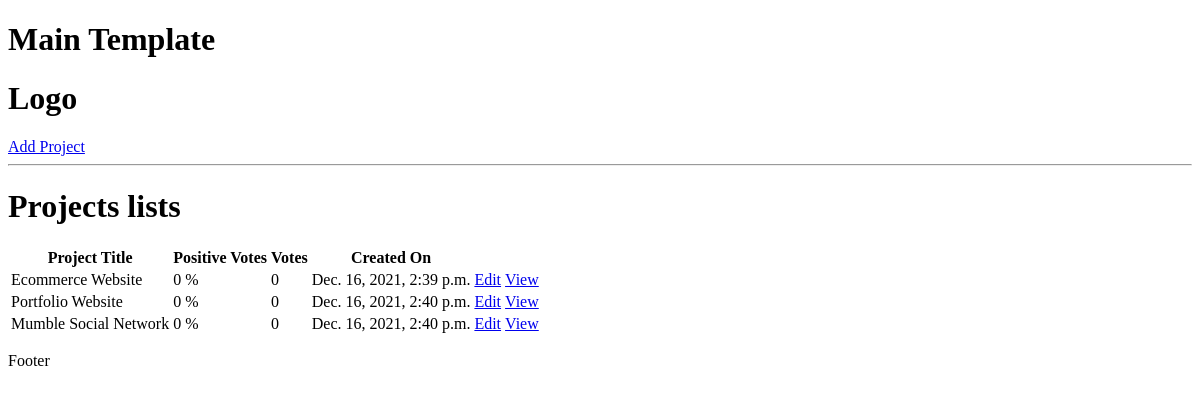
/, run on an earlier commit of the app's database.
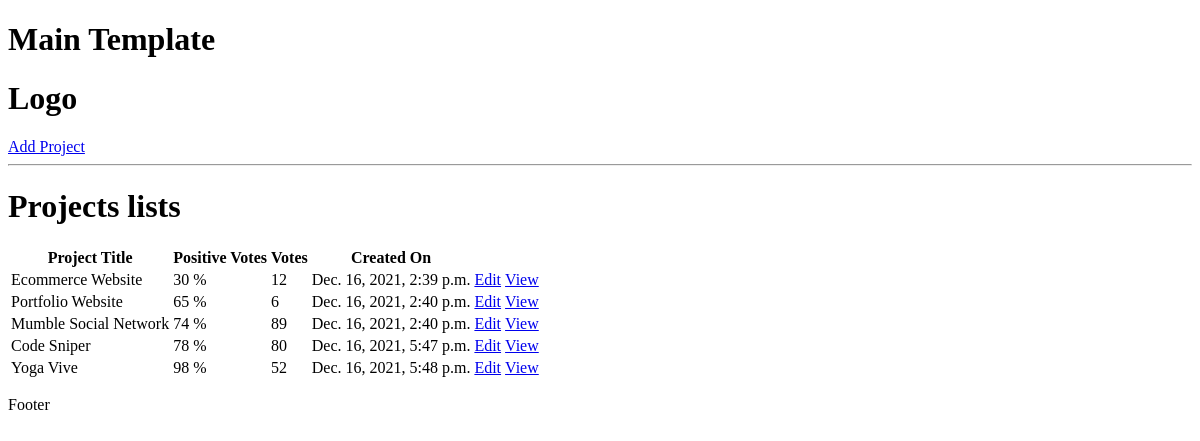
And on a later commit of the database.
### projects/models.py (models this page shows, shortened)
class Projects(models.Model):
 title = models.CharField(max_length=200)
 description = models.TextField(null=True, blank=True)
 demo_link = models.CharField(max_length=2000,null=True, blank=True)
 source_link = models.CharField(max_length=2000,null=True, blank=True)
 tags = models.ManyToManyField(Tag, blank=True)
 vote_total = models.IntegerField(default=0,null=True, blank=True)
 vote_ratio = models.IntegerField(default=0,null=True, blank=True)
 created_at = models.DateTimeField(auto_now_add=True)
 id = models.UUIDField(default = uuid.uuid4, unique=True, primary_key=True, editable=False)

### projects/views.py (the view)
# urls.py: path('', include('projects.urls')),
def projects(request):
    projects = Projects.objects.all()
    context = { 'projects': projects}
    return render(request,'projects/projects.html', context)

### projects/templates/projects/projects.html
{% extends 'main.html' %}
{% block content %}
<h1>Projects lists</h1>
<table>
 <tr>
  <th>Project Title</th>
  <th>Positive Votes</th>
  <th>Votes</th>
  <th>Created On</th>
  <th></th>
  <th></th>
 </tr>
 {% for project in projects %}
 <tr>
  <td>{{ project.title }}</td>
  <td>{{ project.vote_ratio }} %</td>
  <td>{{ project.vote_total }}</td>
  <td>{{ project.created_at }}</td>
  <td><a href="{% url 'update-project' project.id %}">Edit</a></td>
  <td><a href="{% url 'project' project.id %}">View</a></td>
 </tr>
 {% endfor %}
</table>
{% endblock content %}

### templates/main.html (shortened to what this page needs)
<!DOCTYPE html>
<html lang="en">
<head>
</head>
<body>
 <h1>Main Template</h1>
 {% include 'navbar.html' %}
 {% block content %}
 {% endblock content %}
 <p>Footer</p>
</body>
</html>

### templates/navbar.html
<h1>Logo</h1>
<a href="{% url 'create-project' %}">Add Project</a>
<hr>

What changed in the data, as far as the page shows it:
changed Projects "Ecommerce Website": vote_ratio "0" → "30"; vote_total "0" → "12"
changed Projects "Portfolio Website": vote_ratio "0" → "65"; vote_total "0" → "6"
changed Projects "Mumble Social Network": vote_ratio "0" → "74"; vote_total "0" → "89"
added Projects: title "Code Sniper", vote_ratio "78", vote_total "80", created_at "Dec. 16, 2021, 5:47 p.m."
added Projects: title "Yoga Vive", vote_ratio "98", vote_total "52", created_at "Dec. 16, 2021, 5:48 p.m."
